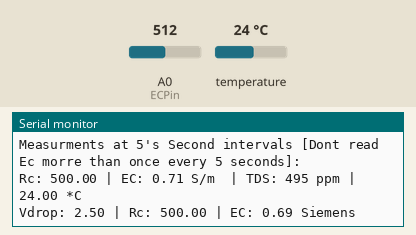
This sketch was run on a simulated Arduino Uno, built with avr-gcc and run on an emulated ATmega328P. Shown: the last lines printed to the serial monitor. The test bench sets the inputs (shaded band); at power-on: temperature 24 °C, A0 (ECPin) = 512.

Above: at 1.6 s.
1.7 s: temperature set to 12 °C
5.1 s: A0 (ECPin) set to 716
At 7.7 s:
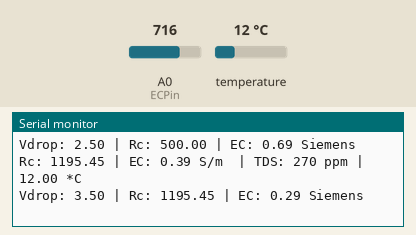
8.5 s: temperature set to 19 °C
11.9 s: A0 (ECPin) set to 900
At 13.3 s:
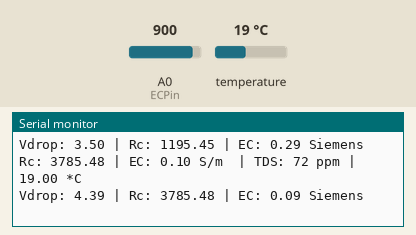

The sketch:

test_calibration.ino
```cpp
// (licence header left out)
#include <OneWire.h>
#include <DallasTemperature.h>

//************************* User Defined Variables ********************************************************//

//##################################################################################
//-----------  Do not Replace R1 with a resistor lower than 300 ohms    ------------
//##################################################################################


int R1= 500;
int Ra=25; //Resistance of powering Pins

int ECPin= A0;
int ECPower =A1;


//*********** Converting to ppm [Learn to use EC it is much better**************//

// Hana      [USA]        PPMconverion:  0.5
// Eutech    [EU]         PPMconversion:  0.64
// Tranchen  [Australia]  PPMconversion:  0.7

// Argentina             PPMconversion:  0.7 ?????

// Why didnt anyone standardise this?

float PPMconversion = 0.7;

//*************Compensating for temperature ************************************//
//The value below will change depending on what chemical solution we are measuring
//0.019 is generaly considered the standard for plant nutrients [google "Temperature compensation EC" for more info
float TemperatureCoef = 0.019; //this changes depending on what chemical we are measuring


//********************** Cell Constant For Ec Measurements *********************//
//Mine was around 2.9 with plugs being a standard size they should all be around the same
//But If you get bad readings you can use the calibration script and fluid to get a better estimate for K
float K=2.88;

//************ Temp Probe Related *********************************************//
#define ONE_WIRE_BUS 10          // Data wire For Temp Probe is plugged into pin 10 on the Arduino

//***************************** END Of Recomended User Inputs *****************************************************************//

OneWire oneWire(ONE_WIRE_BUS);// Setup a oneWire instance to communicate with any OneWire devices
DallasTemperature sensors(&oneWire);// Pass our oneWire reference to Dallas Temperature.

float Temperature=10;
float EC=0;
float EC25 =0;
int ppm =0;

float raw= 0;
float Vin= 5;
float Vdrop= 0;
float Rc= 0;
float buffer=0;

void showHeader() {
  Serial.println("ElCheapo Arduino EC-PPM measurments");
  Serial.println("By: Michael Ratcliffe  Mike@MichaelRatcliffe.com");
  Serial.println("Free software: you can redistribute it and/or modify it under GNU ");
  Serial.println("");
  Serial.println("Make sure Probe and Temp Sensor are in Solution and solution is well mixed");
  Serial.println("");
  Serial.println("Measurments at 5's Second intervals [Dont read Ec morre than once every 5 seconds]:");
}

void setup()
{
  Serial.begin(9600);

  pinMode(ECPin,INPUT);
  pinMode(ECPower,OUTPUT);//Setting pin for sourcing current
  digitalWrite(ECPower, LOW); // start to GND

  delay(100);// gives sensor time to settle
  sensors.begin();
  delay(100);

  //** Adding Digital Pin Resistance to [25 ohm] to the static Resistor *********//
  // Consule Read-Me for Why, or just accept it as true
  R1 = (R1 + Ra);// Taking into acount Powering Pin Resitance

  showHeader();
};

void loop() {
  GetEC();          //Calls Code to Go into GetEC() Loop [Below Main Loop] dont call this more that 1/5 hhz [once every five seconds] or you will polarise the water
  PrintReadings();  // Cals Print routine [below main loop]
  delay(5000);
}

void GetEC(){

  //*********Reading Temperature Of Solution *******************//
  sensors.requestTemperatures();// Send the command to get temperatures
  Temperature=sensors.getTempCByIndex(0); //Stores Value in Variable

  //************Estimates Resistance of Liquid ****************//
  digitalWrite(ECPower,HIGH);

  raw= analogRead(ECPin);
  raw= analogRead(ECPin);// This is not a mistake, First reading will be low beause if charged a capacitor

  digitalWrite(ECPower,LOW);

  //***************** Converts to EC **************************//
  Vdrop= (Vin*raw)/1024.0;
  Rc=(Vdrop*R1)/(Vin-Vdrop);
  Rc=Rc-Ra; //acounting for Digital Pin Resitance
  EC = 1000/(Rc*K);

  //*************Compensating For Temperaure********************//
  EC25  =  EC/ (1+ TemperatureCoef*(Temperature-25.0));
  ppm=(EC25)*(PPMconversion*1000);
}

void PrintReadings(){
  Serial.print("Rc: ");
  Serial.print(Rc);
  Serial.print(" | EC: ");
  Serial.print(EC25);
  Serial.print(" S/m ");
  Serial.print(" | TDS: ");
  Serial.print(ppm);
  Serial.print(" ppm | ");
  Serial.print(Temperature);
  Serial.println(" *C ");

  //********** Usued for Debugging ************
  Serial.print("Vdrop: ");
  Serial.print(Vdrop);
  Serial.print(" | Rc: ");
  Serial.print(Rc);
  Serial.print(" | EC: ");
  Serial.print(EC);
  Serial.println(" Siemens");
  //********** end of Debugging Prints *********
};
```

Measured:
- after the input at 5.1 s, the serial monitor: prints a new line after 1.9 s (image 1)
- after the input at 11.9 s, the serial monitor: prints a new line after 0.95 s (image 2)
